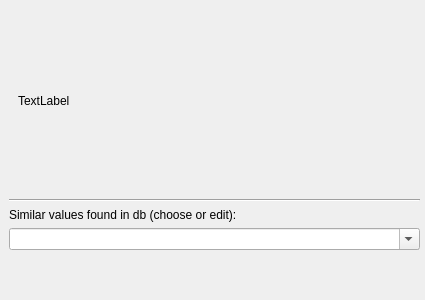
<?xml version="1.0" encoding="UTF-8"?>
<ui version="4.0">
 <class>Dialog</class>
 <widget class="QDialog" name="Dialog">
  <property name="windowModality">
   <enum>Qt::ApplicationModal</enum>
  </property>
  <property name="geometry">
   <rect>
    <x>0</x>
    <y>0</y>
    <width>425</width>
    <height>300</height>
   </rect>
  </property>
  <property name="sizePolicy">
   <sizepolicy hsizetype="MinimumExpanding" vsizetype="MinimumExpanding">
    <horstretch>0</horstretch>
    <verstretch>0</verstretch>
   </sizepolicy>
  </property>
  <property name="windowTitle">
   <string>Failure</string>
  </property>
  <widget class="QDialogButtonBox" name="buttonBox">
   <property name="geometry">
    <rect>
     <x>40</x>
     <y>260</y>
     <width>341</width>
     <height>32</height>
    </rect>
   </property>
   <property name="sizePolicy">
    <sizepolicy hsizetype="MinimumExpanding" vsizetype="Fixed">
     <horstretch>0</horstretch>
     <verstretch>0</verstretch>
    </sizepolicy>
   </property>
   <property name="orientation">
    <enum>Qt::Horizontal</enum>
   </property>
   <property name="centerButtons">
    <bool>true</bool>
   </property>
  </widget>
  <widget class="QWidget" name="verticalLayoutWidget">
   <property name="geometry">
    <rect>
     <x>9</x>
     <y>9</y>
     <width>411</width>
     <height>241</height>
    </rect>
   </property>
   <layout class="QVBoxLayout" name="verticalLayout">
    <property name="sizeConstraint">
     <enum>QLayout::SetMinimumSize</enum>
    </property>
    <item>
     <widget class="QScrollArea" name="scrollArea">
      <property name="sizePolicy">
       <sizepolicy hsizetype="MinimumExpanding" vsizetype="MinimumExpanding">
        <horstretch>0</horstretch>
        <verstretch>0</verstretch>
       </sizepolicy>
      </property>
      <property name="minimumSize">
       <size>
        <width>400</width>
        <height>150</height>
       </size>
      </property>
      <property name="frameShape">
       <enum>QFrame::NoFrame</enum>
      </property>
      <property name="frameShadow">
       <enum>QFrame::Sunken</enum>
      </property>
      <property name="widgetResizable">
       <bool>true</bool>
      </property>
      <widget class="QWidget" name="scrollAreaWidgetContents">
       <property name="geometry">
        <rect>
         <x>0</x>
         <y>0</y>
         <width>409</width>
         <height>168</height>
        </rect>
       </property>
       <property name="sizePolicy">
        <sizepolicy hsizetype="MinimumExpanding" vsizetype="MinimumExpanding">
         <horstretch>0</horstretch>
         <verstretch>0</verstretch>
        </sizepolicy>
       </property>
       <property name="minimumSize">
        <size>
         <width>400</width>
         <height>150</height>
        </size>
       </property>
       <layout class="QVBoxLayout" name="verticalLayout_2">
        <property name="sizeConstraint">
         <enum>QLayout::SetMinimumSize</enum>
        </property>
        <item>
         <widget class="QLabel" name="label">
          <property name="sizePolicy">
           <sizepolicy hsizetype="MinimumExpanding" vsizetype="MinimumExpanding">
            <horstretch>0</horstretch>
            <verstretch>0</verstretch>
           </sizepolicy>
          </property>
          <property name="minimumSize">
           <size>
            <width>390</width>
            <height>140</height>
           </size>
          </property>
          <property name="text">
           <string>TextLabel</string>
          </property>
          <property name="wordWrap">
           <bool>true</bool>
          </property>
         </widget>
        </item>
       </layout>
      </widget>
     </widget>
    </item>
    <item>
     <widget class="Line" name="line">
      <property name="sizePolicy">
       <sizepolicy hsizetype="Expanding" vsizetype="Fixed">
        <horstretch>0</horstretch>
        <verstretch>0</verstretch>
       </sizepolicy>
      </property>
      <property name="orientation">
       <enum>Qt::Horizontal</enum>
      </property>
     </widget>
    </item>
    <item>
     <widget class="QLabel" name="label_2">
      <property name="sizePolicy">
       <sizepolicy hsizetype="Preferred" vsizetype="Maximum">
        <horstretch>0</horstretch>
        <verstretch>0</verstretch>
       </sizepolicy>
      </property>
      <property name="text">
       <string>Similar values found in db (choose or edit):</string>
      </property>
     </widget>
    </item>
    <item>
     <widget class="QComboBox" name="comboBox">
      <property name="sizePolicy">
       <sizepolicy hsizetype="MinimumExpanding" vsizetype="Fixed">
        <horstretch>0</horstretch>
        <verstretch>0</verstretch>
       </sizepolicy>
      </property>
      <property name="editable">
       <bool>true</bool>
      </property>
     </widget>
    </item>
   </layout>
  </widget>
 </widget>
 <resources/>
 <connections>
  <connection>
   <sender>buttonBox</sender>
   <signal>accepted()</signal>
   <receiver>Dialog</receiver>
   <slot>accept()</slot>
   <hints>
    <hint type="sourcelabel">
     <x>248</x>
     <y>254</y>
    </hint>
    <hint type="destinationlabel">
     <x>157</x>
     <y>274</y>
    </hint>
   </hints>
  </connection>
  <connection>
   <sender>buttonBox</sender>
   <signal>rejected()</signal>
   <receiver>Dialog</receiver>
   <slot>reject()</slot>
   <hints>
    <hint type="sourcelabel">
     <x>316</x>
     <y>260</y>
    </hint>
    <hint type="destinationlabel">
     <x>286</x>
     <y>274</y>
    </hint>
   </hints>
  </connection>
 </connections>
</ui>
